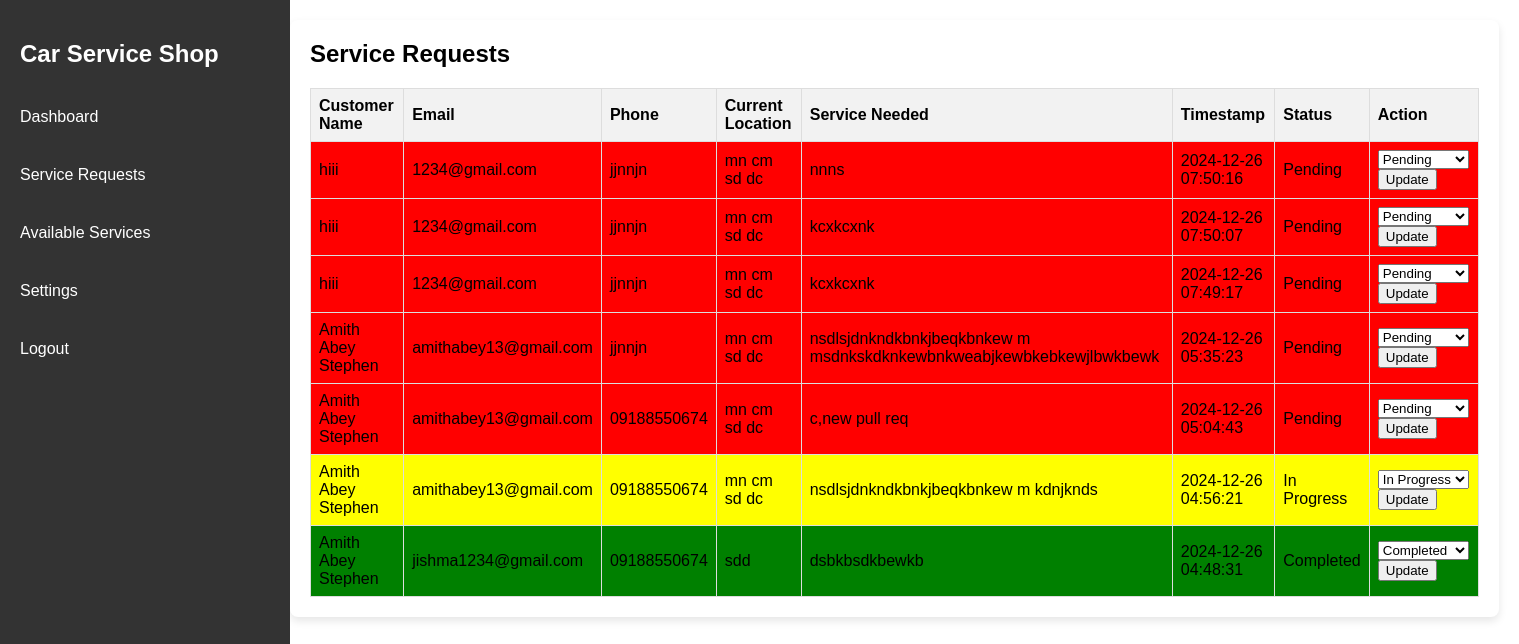
The app's page /admin/service/shop_service_request.php (signed in) with its own data.
### tables this page shows
CREATE TABLE `service_requests` (
  `id` int(11) NOT NULL,
  `shop_id` int(11) NOT NULL,
  `shop_name` varchar(255) NOT NULL,
  `shop_address` text NOT NULL,
  `name` varchar(255) NOT NULL,
  `email` varchar(255) NOT NULL,
  `phone` varchar(20) NOT NULL,
  `current_location` text NOT NULL,
  `service_needed` text NOT NULL,
  `timestamp` timestamp NOT NULL DEFAULT current_timestamp(),
  `status` varchar(50) NOT NULL
);

### admin/service/shop_service_request.php (the view, shortened to what this page needs)
<?php
include '../db_connection.php';
$shop_email = $_SESSION['email'];
$sql_shops = "SELECT id FROM shops WHERE owner_email=?";
$stmt_shops = $conn->prepare($sql_shops);
$stmt_shops->bind_param("s", $shop_email);
$stmt_shops->execute();
$result_shops = $stmt_shops->get_result();
$shop_ids = [];
while ($row = $result_shops->fetch_assoc()) {
    $shop_ids[] = $row['id'];
}
$service_requests = [];
foreach ($shop_ids as $shop_id) {
    $sql_requests = "SELECT * FROM service_requests WHERE shop_id=? ORDER BY timestamp DESC";
    $stmt_requests = $conn->prepare($sql_requests);
    $stmt_requests->bind_param("i", $shop_id);
    $stmt_requests->execute();
    $result_requests = $stmt_requests->get_result();
    while ($row = $result_requests->fetch_assoc()) {
        $service_requests[] = $row;
    }
}
?>
<!DOCTYPE html>
<html lang="en">
<head>
</head>
<body>
    <div class="sidebar">
        <h2>Car Service Shop</h2>
        <a href="../shop_dashboard.php">Dashboard</a>
        <a href="shop_service_request.php">Service Requests</a>
        <a href="shop_available_service.php">Available Services</a>
        <a href="shop_settings.php">Settings</a>
        <a href="../logout.php">Logout</a>
    </div>
    <div class="content">
        <div class="card" id="service_requests">
            <h2>Service Requests</h2>
            <table>
                <tr>
                    <th>Customer Name</th>
                    <th>Email</th>
                    <th>Phone</th>
                    <th>Current Location</th>
                    <th>Service Needed</th>
                    <th>Timestamp</th>
                    <th>Status</th>
                    <th>Action</th>
                </tr>
                <?php
                if (!empty($service_requests)) {
                    foreach ($service_requests as $row) {
                        $status_class = '';
                        if ($row['status'] == 'Pending') {
                            $status_class = 'status-pending';
                        } elseif ($row['status'] == 'In Progress') {
                            $status_class = 'status-in-progress';
                        } elseif ($row['status'] == 'Completed') {
                            $status_class = 'status-completed';
                        }
                        echo "<tr class='$status_class'>";
                        echo "<td>" . htmlspecialchars($row['name']) . "</td>";
                        echo "<td>" . htmlspecialchars($row['email']) . "</td>";
                        echo "<td>" . htmlspecialchars($row['phone']) . "</td>";
                        echo "<td>" . htmlspecialchars($row['current_location']) . "</td>";
                        echo "<td>" . htmlspecialchars($row['service_needed']) . "</td>";
                        echo "<td>" . htmlspecialchars($row['timestamp']) . "</td>";
                        echo "<td>" . htmlspecialchars($row['status']) . "</td>";
                        echo "<td>";
                        echo "<form action='shop_service_request.php' method='post'>";
                        echo "<select name='status'>";
                        echo "<option value='Pending'" . ($row['status'] == 'Pending' ? ' selected' : '') . ">Pending</option>";
                        echo "<option value='In Progress'" . ($row['status'] == 'In Progress' ? ' selected' : '') . ">In Progress</option>";
                        echo "<option value='Completed'" . ($row['status'] == 'Completed' ? ' selected' : '') . ">Completed</option>";
                        echo "</select>";
                        echo "<input type='submit' name='update_status' value='Update'>";
                        echo "</form>";
                        echo "</td>";
                        echo "</tr>";
                    }
                } else {
                    echo "<tr><td colspan='8'>No service requests found.</td></tr>";
                }
                ?>
            </table>
        </div>
    </div>
</body>
</html>

### admin/service/shop_service_request.php (style rules this page uses)
body { font-family: Arial, sans-serif; margin: 0; padding: 0; display: flex; }
.sidebar { position: fixed; top: 0; left: 0; height: 100vh; width: 250px; background-color: #333; color: white; display: flex; flex-direction: column; padding: 20px; }
.sidebar a { color: white; text-decoration: none; padding: 10px 0; margin: 10px 0; display: block; }
.content { margin-left: 270px; padding: 20px; flex-grow: 1; }
.card { background-color: white; border-radius: 8px; box-shadow: 0 4px 8px rgba(0, 0, 0, 0.1); padding: 20px; margin-bottom: 20px; }
.card h2 { margin-top: 0; }
.card table { width: 100%; border-collapse: collapse; }
.card table, .card th, .card td { border: 1px solid #ddd; }
.card th, .card td { padding: 8px; text-align: left; }
.card th { background-color: #f2f2f2; }
.status-pending { background-color: red; }
.status-in-progress { background-color: yellow; }
.status-completed { background-color: green; }

### records on screen
service_requests: name "hiii", email "1234@gmail.com", phone "jjnnjn", current_location "mn cm sd dc", service_needed "nnns", timestamp "2024-12-26 07:50:16", status "Pending"
service_requests: name "hiii", email "1234@gmail.com", phone "jjnnjn", current_location "mn cm sd dc", service_needed "kcxkcxnk", timestamp "2024-12-26 07:50:07", status "Pending"
service_requests: name "hiii", email "1234@gmail.com", phone "jjnnjn", current_location "mn cm sd dc", service_needed "kcxkcxnk", timestamp "2024-12-26 07:49:17", status "Pending"
service_requests: name "Amith Abey Stephen", email "amithabey13@gmail.com", phone "jjnnjn", current_location "mn cm sd dc", service_needed "nsdlsjdnkndkbnkjbeqkbnkew m msdnkskdknkewbnkweabjkewbkebkewjlbwkbewk", timestamp "2024-12-26 05:35:23", status "Pending"
service_requests: name "Amith Abey Stephen", email "amithabey13@gmail.com", phone "09188550674", current_location "mn cm sd dc", service_needed "c,new pull req", timestamp "2024-12-26 05:04:43", status "Pending"
service_requests: name "Amith Abey Stephen", email "amithabey13@gmail.com", phone "09188550674", current_location "mn cm sd dc", service_needed "nsdlsjdnkndkbnkjbeqkbnkew m kdnjknds", timestamp "2024-12-26 04:56:21", status "In Progress"
service_requests: name "Amith Abey Stephen", email "jishma1234@gmail.com", phone "09188550674", current_location "sdd", service_needed "dsbkbsdkbewkb", timestamp "2024-12-26 04:48:31", status "Completed"
